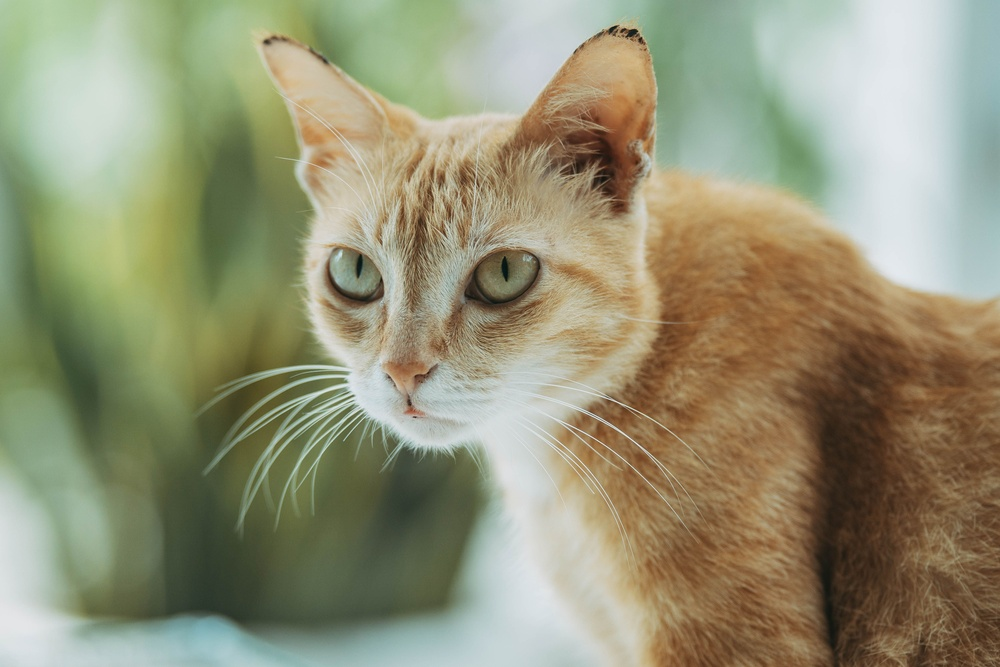
#> input picture Cat.jpg, 1000 x 667 px, shrunk from 4926 x 3284 before the run
$ python Detection.py   (older library calls are emulated)
#> lines starting #> are read from the running program, lines starting #| are printed output that depends on the picture
import cv2
import numpy as np
import matplotlib.pyplot as plt

def display_image(title, image):
    """Utility function to display an image."""
    plt.figure(figsize=(8, 8))
    if len(image.shape) == 2:  # Grayscale image
        plt.imshow(image, cmap='gray')
    else:  # Color image
        plt.imshow(cv2.cvtColor(image, cv2.COLOR_BGR2RGB))
    plt.title(title)
    plt.axis('off')
    plt.show()

def interactive_edge_detection(image_path):
    """Interactive activity for edge detection and filtering."""
#> called with image_path = 'Cat.jpg'
    image = cv2.imread(image_path)
#> image is the input picture: shape (667, 1000, 3); mean B, G, R 118, 146.5, 147.7
    if image is None:
        print("Error: Image not found!")
        return

    # Convert to grayscale
    gray_image = cv2.cvtColor(image, cv2.COLOR_BGR2GRAY)
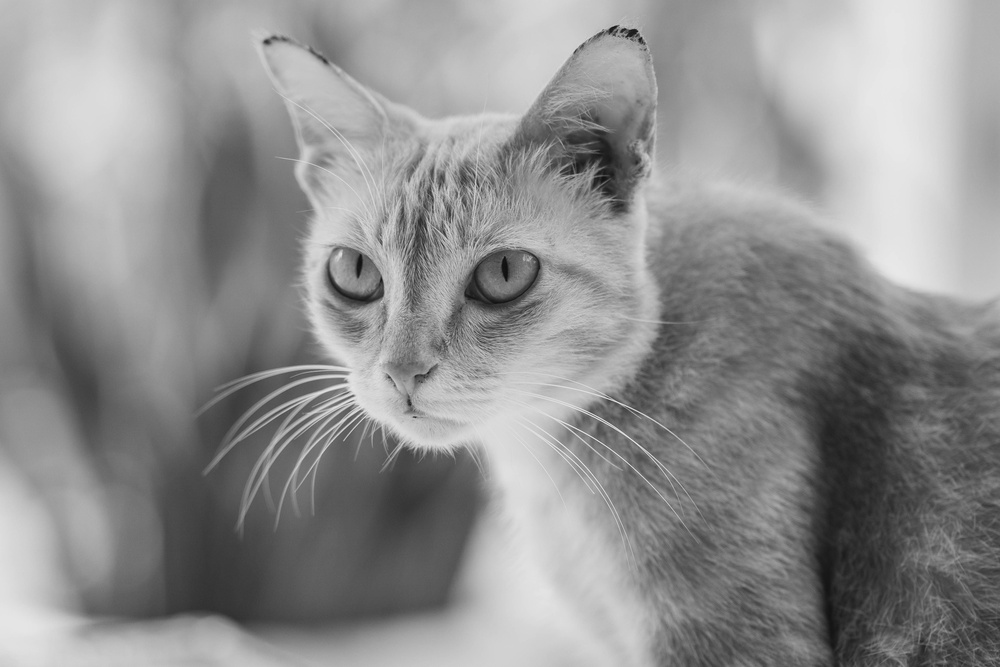
#> gray_image: shape (667, 1000); min 12, max 235, mean 143.6
    display_image("Original Grayscale Image", gray_image)

    print("Select an option:")
    print("1. Sobel Edge Detection")
    print("2. Canny Edge Detection")
    print("3. Laplacian Edge Detection")
    print("4. Gaussian Smoothing")
    print("5. Median Filtering")
    print("6. Exit")

    while True:
        choice = input("Enter your choice (1-6): ")
        if choice == '1':
            # Sobel Edge Detection
            sobel_x = cv2.Sobel(gray_image, cv2.CV_64F, 1, 0, ksize=3)
            sobel_y = cv2.Sobel(gray_image, cv2.CV_64F, 0, 1, ksize=3)
            combined_sobel = cv2.bitwise_or(sobel_x.astype(np.uint8), sobel_y.astype(np.uint8))
            display_image("Sobel Edge Detection", combined_sobel)

        elif choice == '2':
            # Canny Edge Detection
            print("Adjust thresholds for Canny (default: 110 and 200)")
            lower_thresh = int(input("Enter lower threshold: "))
            upper_thresh = int(input("Enter upper threshold: "))
            edges = cv2.Canny(gray_image, lower_thresh, upper_thresh)
            display_image("Canny Edge Detection", edges)

        elif choice == '3':
            # Laplacian Edge Detection
            laplacian = cv2.Laplacian(gray_image, cv2.CV_64F)
            display_image("Laplacian Edge Detection", laplacian.astype(np.uint8))

        elif choice == '4':
            # Gaussian Smoothing
            print("Adjust kernel size for Gaussian Blur (must be odd, default: 5)")
            kernel_size = int(input("Enter kernel size (odd number): "))
            blurred = cv2.GaussianBlur(image, (kernel_size, kernel_size), 0)
            display_image("Gaussian Smoothing", blurred)

        elif choice == '5':
            # Median Filtering
            print("Adjust kernel size for Median Filter (must be odd, default: 5)")
            kernel_size = int(input("Enter kernel size (odd number): "))
            median_filtered = cv2.medianBlur(image, kernel_size)
            display_image("Median Filtering", median_filtered)

        elif choice == '6':
            # Exit
            print("Exiting...")
            break

        else:
            print("Invalid choice. Please select a number between 1 and 6.")
#> this loop made 7 passes; the answer given on pass 1: 1
#> pass 1, in interactive_edge_detection, `sobel_x = cv2.Sobel(gray_image, cv2.CV_64F, 1, 0, ksize=3)`:
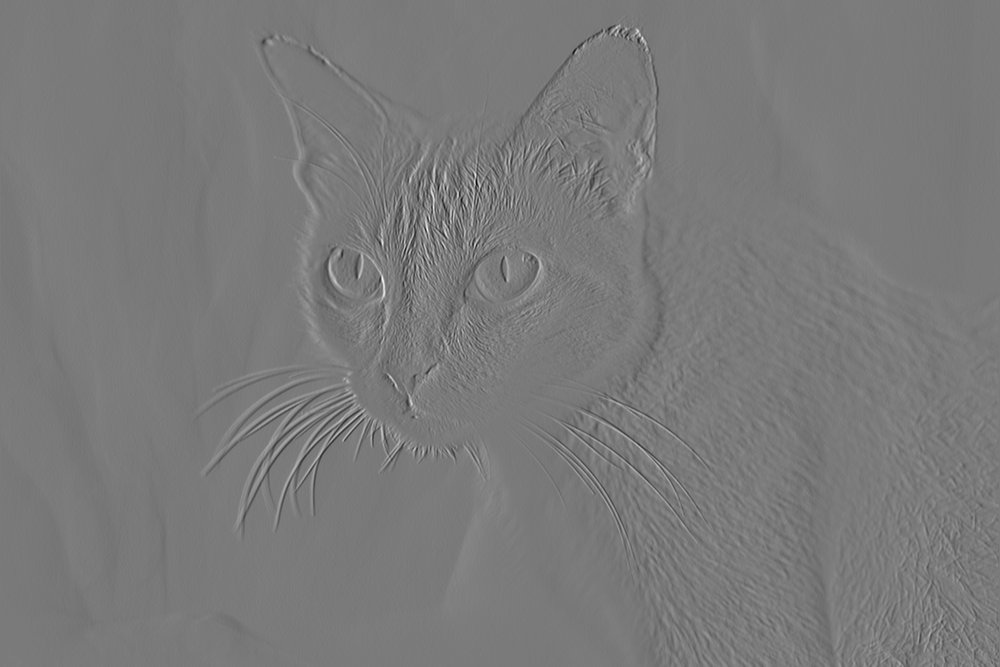
#> sobel_x: shape (667, 1000) float64; min -551, max 596, mean -0.3; drawn with min black and max white
#> pass 1, in interactive_edge_detection, `sobel_y = cv2.Sobel(gray_image, cv2.CV_64F, 0, 1, ksize=3)`:
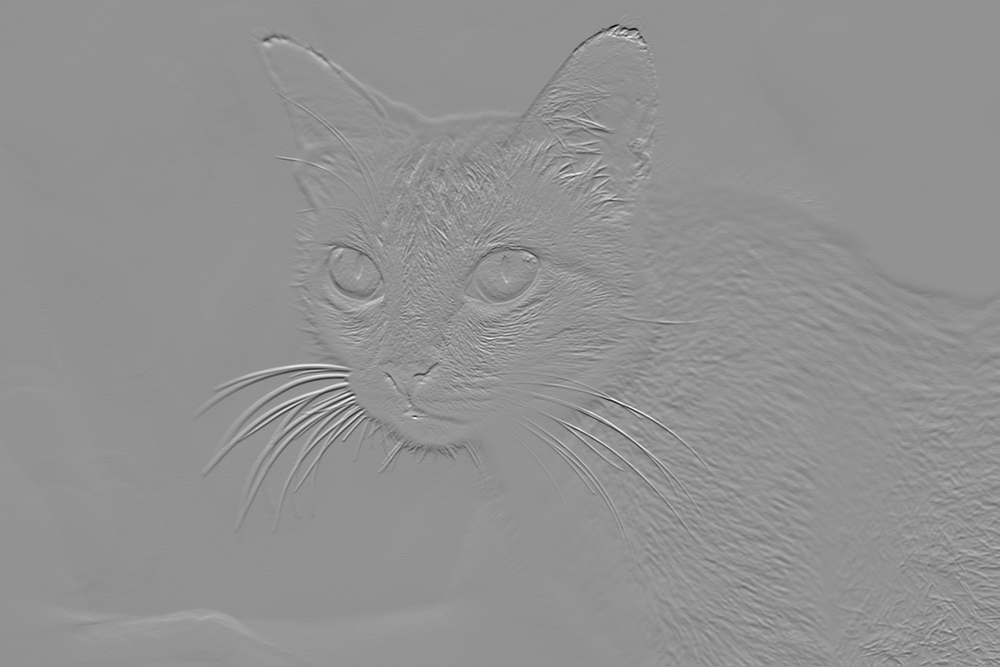
#> sobel_y: shape (667, 1000) float64; min -652, max 485, mean -0.3; drawn with min black and max white
#> pass 1, in interactive_edge_detection, `combined_sobel = cv2.bitwise_or(sobel_x.astype(np.uint8), sobel_y.asty..`:
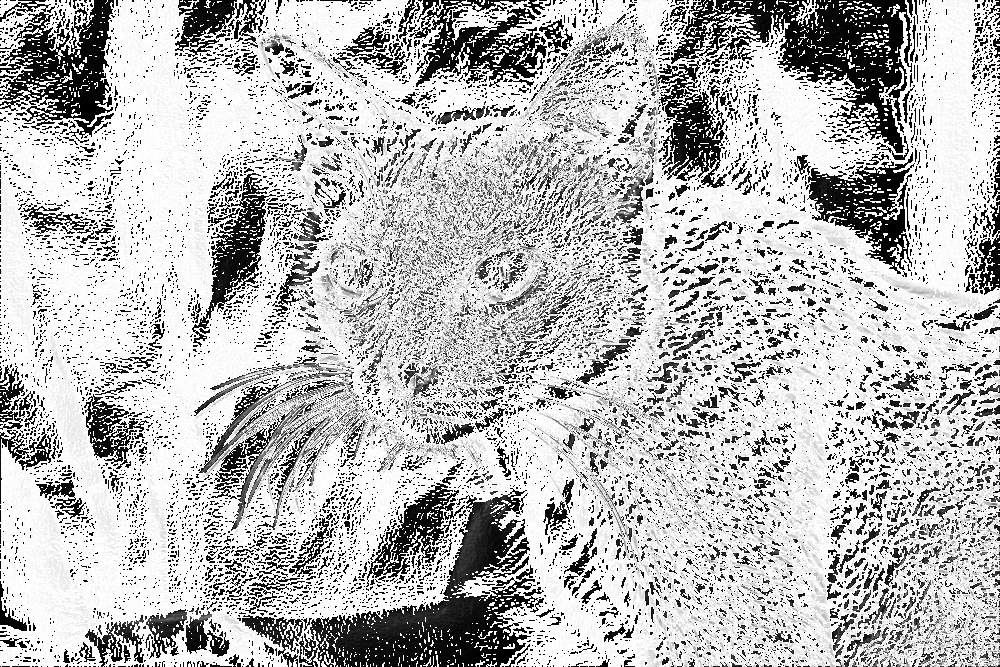
#> combined_sobel: shape (667, 1000); min 0, max 255, mean 186.5


# Provide the path to an image for the activity
#> (the run stopped early here; a loop or call above may not have finished)
